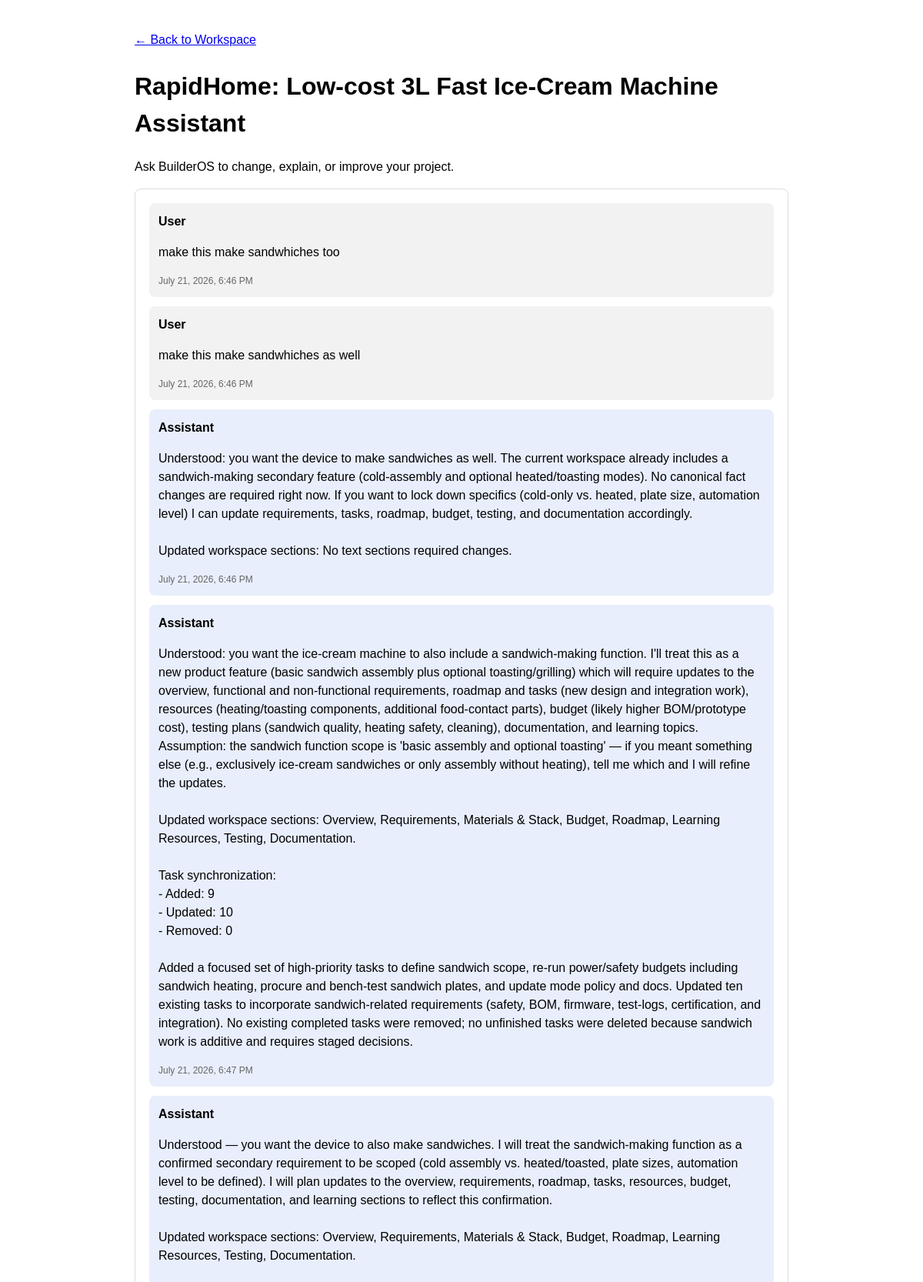
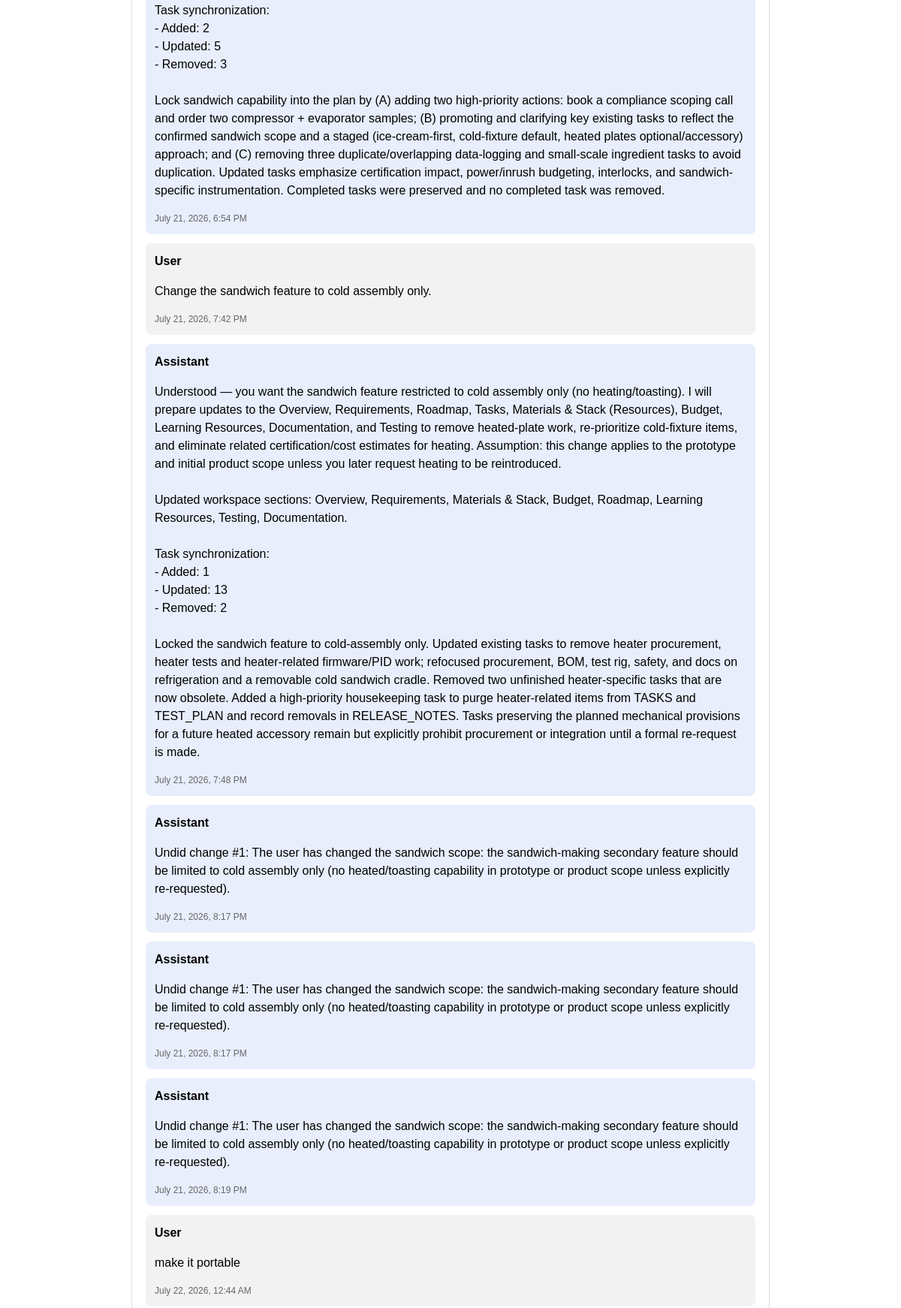
Page /projects/18/assistant/ (signed in, upper part) on the committed database (2 pictures, top to bottom).
### projects/models.py (models this page shows, shortened)
class Project(models.Model):
    class Status(models.TextChoices):
        DRAFT = "draft", "Draft"
        GENERATING = "generating", "Generating"
        ACTIVE = "active", "Active"
    owner = models.ForeignKey(
        settings.AUTH_USER_MODEL,
        on_delete=models.CASCADE,
        related_name="projects",
    )
    name = models.CharField(max_length=150, blank=True)
    original_idea = models.TextField(blank=True)
    project_type = models.CharField(max_length=50, blank=True)
    status = models.CharField(
        max_length=20,
        choices=Status.choices,
        default=Status.DRAFT,
    )
    created_at = models.DateTimeField(auto_now_add=True)
    updated_at = models.DateTimeField(auto_now=True)

class WorkspaceMessage(models.Model):
    class Role(models.TextChoices):
        USER = "user", "User"
        ASSISTANT = "assistant", "Assistant"
    project = models.ForeignKey(
        Project,
        on_delete=models.CASCADE,
        related_name="workspace_messages",
    )
    role = models.CharField(
        max_length=20,
        choices=Role.choices,
    )
    content = models.TextField()
    created_at = models.DateTimeField(auto_now_add=True)
    class Meta:
        ordering = ["created_at"]

### projects/views.py (the view, shortened to what this page needs)
# urls.py: path("<int:project_pk>/assistant/",views.workspace_assistant,name="workspace_assistant",),
@login_required
@login_required
def workspace_assistant(request, project_pk):
    project = get_object_or_404(
        Project,
        pk=project_pk,
        owner=request.user,
    )
    ProjectState.objects.get_or_create(
        project=project,
        defaults={"facts": {}},
    )
    messages = project.workspace_messages.all()
    update_summary = request.session.pop(
        "workspace_update_summary",
        None,
    )
    return render(
        request,
        "projects/workspace_assistant.html",
        {
            "project": project,
            "messages": messages,
            "update_summary": update_summary,
        },
    )

### projects/templates/projects/workspace_assistant.html (shortened to what this page needs)
<!DOCTYPE html>
<html>
<head>
</head>
<body>
<div class="toolbar">
    <a href="{% url 'workspace' project.pk %}">
        ← Back to Workspace
    </a>
</div>
<h1>{{ project.name }} Assistant</h1>
<p>
    Ask BuilderOS to change, explain, or improve your project.
</p>
<div class="messages">
    {% for message in messages %}
        <div
            class="
                message
                {% if message.role == 'user' %}
                    message-user
                {% else %}
                    message-assistant
                {% endif %}
            "
        >
            <strong>{{ message.get_role_display }}</strong>
            <p>{{ message.content|linebreaksbr }}</p>
            <div class="timestamp">
                {{ message.created_at|date:"F j, Y, g:i A" }}
            </div>
        </div>
    {% empty %}
        <p>No assistant messages yet.</p>
    {% endfor %}
</div>
</body>
</html>

### projects/templates/projects/workspace_assistant.html (style rules this page uses)
body { font-family: Arial, sans-serif; max-width: 850px; margin: 40px auto; padding: 0 20px; line-height: 1.5; }
.toolbar { margin-bottom: 24px; }
.messages { border: 1px solid #ddd; border-radius: 8px; padding: 18px; min-height: 300px; margin-bottom: 24px; }
.message { padding: 12px; margin-bottom: 12px; border-radius: 8px; }
.message-user { background: #f2f2f2; }
.message-assistant { background: #e8eefc; }
.timestamp { color: #666; font-size: 12px; }

### rows in the picture
Project: name "RapidHome: Low-cost 3L Fast Ice-Cream Machine"
WorkspaceMessage: role "User", content "make this make sandwhiches too", created_at "July 21, 2026, 6:46 PM"
WorkspaceMessage: role "User", content "make this make sandwhiches as well", created_at "July 21, 2026, 6:46 PM"
WorkspaceMessage: role "Assistant", content "Understood: you want the device to make sandwiches as well. The current workspace already includes a sandwich-making secondary feature (cold-assembly and optional heated/toasting modes). No canonical fact changes are required right now. If you want to lock down specifics (cold-only vs. heated, plate size, automation level) I can update requirements, tasks, roadmap, budget, testing, and documentation accordingly. Updated workspace sections: No text sections required changes.", created_at "July 21, 2026, 6:46 PM"
WorkspaceMessage: role "Assistant", content "Understood: you want the ice‑cream machine to also include a sandwich‑making function. I'll treat this as a new product feature (basic sandwich assembly plus optional toasting/grilling) which will require updates to the overview, functional and non‑functional requirements, roadmap and tasks (new design and integration work), resources (heating/toasting components, additional food‑contact parts), budget (likely higher BOM/prototype cost), testing plans (sandwich quality, heating safety, cleaning), documentation, and learning topics. Assumption: the sandwich function scope is 'basic assembly and optional toasting' — if you meant something else (e.g., exclusively ice‑cream sandwiches or only…", created_at "July 21, 2026, 6:47 PM"
WorkspaceMessage: role "Assistant", content "Understood — you want the device to also make sandwiches. I will treat the sandwich‑making function as a confirmed secondary requirement to be scoped (cold assembly vs. heated/toasted, plate sizes, automation level to be defined). I will plan updates to the overview, requirements, roadmap, tasks, resources, budget, testing, documentation, and learning sections to reflect this confirmation. Updated workspace sections: Overview, Requirements, Materials & Stack, Budget, Roadmap, Learning Resources, Testing, Documentation. Task synchronization: - Added: 2 - Updated: 5 - Removed: 3 Lock sandwich capability into the plan by (A) adding two high-priority actions: book a compliance scoping call and…", created_at "July 21, 2026, 6:54 PM"
WorkspaceMessage: role "User", content "Change the sandwich feature to cold assembly only.", created_at "July 21, 2026, 7:42 PM"
WorkspaceMessage: role "Assistant", content "Understood — you want the sandwich feature restricted to cold assembly only (no heating/toasting). I will prepare updates to the Overview, Requirements, Roadmap, Tasks, Materials & Stack (Resources), Budget, Learning Resources, Documentation, and Testing to remove heated‑plate work, re-prioritize cold‑fixture items, and eliminate related certification/cost estimates for heating. Assumption: this change applies to the prototype and initial product scope unless you later request heating to be reintroduced. Updated workspace sections: Overview, Requirements, Materials & Stack, Budget, Roadmap, Learning Resources, Testing, Documentation. Task synchronization: - Added: 1 - Updated: 13 - Removed:…", created_at "July 21, 2026, 7:48 PM"
WorkspaceMessage: role "Assistant", content "Undid change #1: The user has changed the sandwich scope: the sandwich-making secondary feature should be limited to cold assembly only (no heated/toasting capability in prototype or product scope unless explicitly re-requested).", created_at "July 21, 2026, 8:17 PM"
WorkspaceMessage: role "Assistant", content "Undid change #1: The user has changed the sandwich scope: the sandwich-making secondary feature should be limited to cold assembly only (no heated/toasting capability in prototype or product scope unless explicitly re-requested).", created_at "July 21, 2026, 8:17 PM"
WorkspaceMessage: role "Assistant", content "Undid change #1: The user has changed the sandwich scope: the sandwich-making secondary feature should be limited to cold assembly only (no heated/toasting capability in prototype or product scope unless explicitly re-requested).", created_at "July 21, 2026, 8:19 PM"
WorkspaceMessage: role "User", content "make it portable", created_at "July 22, 2026, 12:44 AM"
